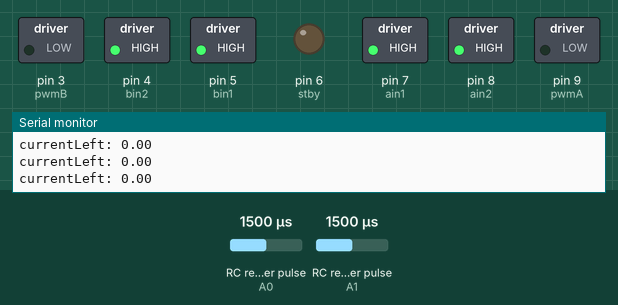
This sketch was run on a simulated Arduino Nano, built with avr-gcc and run on an emulated ATmega328P. On the bench: switched loads named in the sketch (green lamp = pin HIGH), output pins drawn as LEDs (lit = HIGH), the last lines printed to the serial monitor. Wiring (inferred from the names in the program): 2 × RC receiver channel: data A0 / data A1. The inputs (shaded band) are chosen by the test bench; at power-on: RC receiver pulse (sensors on A1, A0) 1500 µs.

Above: at 1.2 s.
1.3 s: RC receiver pulse (sensor on A1) set to 1464 µs
2.8 s: RC receiver pulse (sensor on A1) set to 1439 µs
At 4.0 s:
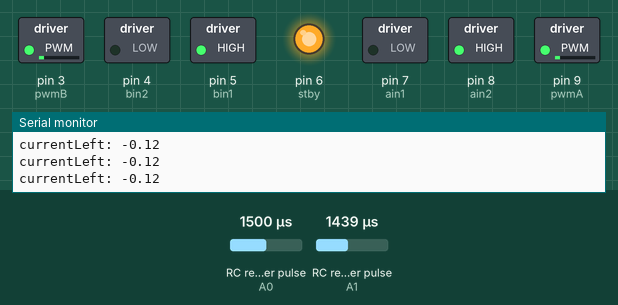
4.3 s: RC receiver pulse (sensor on A0) set to 1750 µs
At 4.9 s:
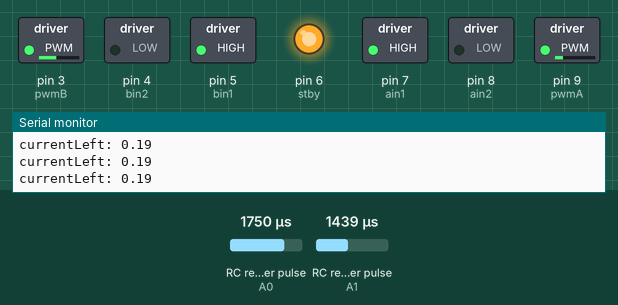
5.8 s: RC receiver pulse (sensor on A0) set to 1020 µs
At 7.1 s:
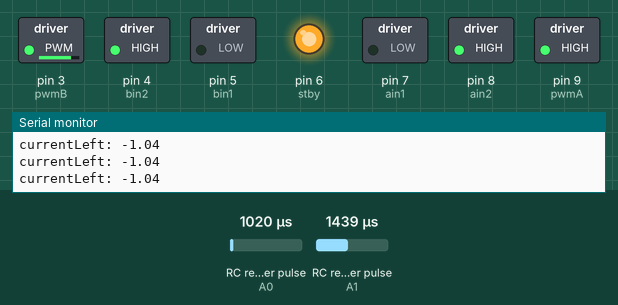
7.4 s: RC receiver pulse (sensor on A0) set to 1980 µs
At 7.9 s:
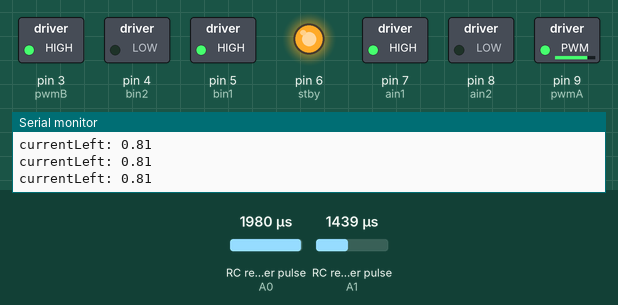
9.1 s: RC receiver pulse (sensor on A1) set to 1020 µs
At 9.6 s:
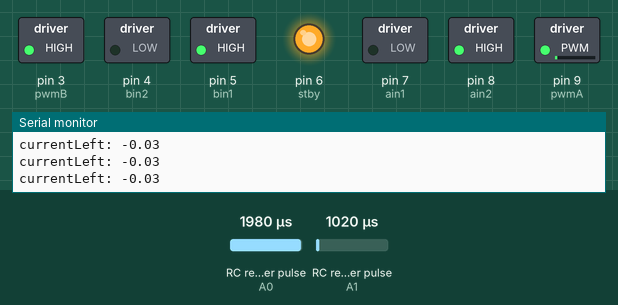
Timing chart, 0 to 11.7 s (numbered marks = the images above; inputs shaded):
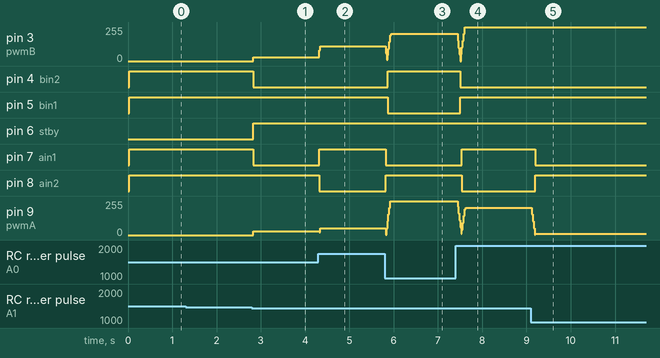

Measured:
- the behaviour switches between 1449 and 1448 µs on RC receiver pulse (sensor on A1) (found by bisection; images 0 and 1)
- after the input at 2.8 s, pin 3 (pwmB), pin 9 (pwmA): 0/255 → 30/255 at once; pin 4 (bin2), pin 7 (ain1): HIGH → LOW at once; pin 6 (stby): LOW → HIGH at once
- after the input at 4.3 s, pin 3 (pwmB): 30/255 → 110/255 at once; pin 7 (ain1): LOW → HIGH at once; pin 8 (ain2): HIGH → LOW at once; pin 9 (pwmA): 30/255 → 49/255 at once
- after the input at 5.8 s, pin 3 (pwmB): 110/255 → 203/255 at once; pin 4 (bin2): LOW → HIGH after 0.06 s; pin 5 (bin1): HIGH → LOW after 0.06 s; pin 7 (ain1): HIGH → LOW at once; pin 8 (ain2): LOW → HIGH at once
- after the input at 7.4 s, pin 4 (bin2): HIGH → LOW after 0.10 s; pin 5 (bin1): LOW → HIGH after 0.10 s; pin 7 (ain1): LOW → HIGH after 0.14 s; pin 8 (ain2): HIGH → LOW after 0.14 s
- after the input at 9.1 s, pin 7 (ain1): HIGH → LOW after 0.10 s; pin 8 (ain2): LOW → HIGH after 0.10 s; pin 9 (pwmA): 205/255 → 8/255 at once

The sketch:

box_bot.ino
```cpp
/*
 * box_bot.ino
 * Joshua Brown 2016
 * for Box Bots at Ace Monster Toys:
 * https://www.acemonstertoys.org/box-bots/
 */

#include "box_bot_defs.h"
#include "box_bot.h"

void setup() {
  boxBotInit();
}

void loop() {
  float normalized_forward = 0.0;
  float normalized_rotation = 0.0;
  float normalized_velocity_right = 0.0;
  float normalized_velocity_left = 0.0;

  // the default timeout for pulseIn is 1 second, a long time to wait for each loop
  // when a wire breaks.  So I put in 40 ms as the third argument.
  int ch1_pulse = pulseIn( ch1, HIGH, 40000 );
  int ch2_pulse = pulseIn( ch2, HIGH, 40000 );
  if( ch1_pulse == 0 || ch1_pulse > 2500 ){ ch1_pulse = 1500; }
  if( ch2_pulse == 0 || ch2_pulse > 2500 ){ ch2_pulse = 1500; }
  // if( ch3_pulse == 0 || ch3_pulse > 2500 ){ ch3_pulse = 1500; }


  // apply some 'exponential' to steering channel, 1.0 is full linear, 0.0 to 1.0 is
  // +expo and 1.0 to 1.5 is -expo.
  normalized_rotation = expo( normalizePulse( ch1_pulse, deadBand ), 0.5 );
  normalized_forward = normalizePulse( ch2_pulse, deadBand );

  // simple differential drive:
  normalized_velocity_right = ( normalized_rotation - normalized_forward );
  normalized_velocity_left = ( normalized_forward  + normalized_rotation );

  // turn off the H Bridge while doing nothing
  if ( normalized_velocity_right == 0 && normalized_velocity_left == 0 ) {
    standbyHBridge();
  }
  else {
    enableHBridge();
  }

  // the timing of the Rx servo pulses make a kind of schedule for updating the
  // the rates of the motor.  Otherwise the changes would be essentially instantaneous.
  if( abs( normalized_velocity_left - currentLeft ) > slewRate ){
      if( normalized_velocity_left > currentLeft ){ currentLeft += slewRate; }
      else if( normalized_velocity_left < currentLeft ){ currentLeft -= slewRate; }
  }
  else{
    currentLeft = normalized_velocity_left;
  }
  if( abs( normalized_velocity_right - currentRight ) > slewRate ){
    if( normalized_velocity_right > currentRight ){ currentRight += slewRate; }
    else if( normalized_velocity_right < currentRight ){ currentRight -= slewRate; }
  }
  else{
    currentRight = normalized_velocity_right;
  }


  // order the H Bridge to control the motors.
  //driveNormalized( 1, normalized_velocity_left );
  //driveNormalized( 2, normalized_velocity_right );

  driveNormalized( 1, currentLeft );
  driveNormalized( 2, currentRight );

  Serial.print("currentLeft: ");
  Serial.print( currentLeft );
  Serial.println("");

  // You might think to delay 20 mS here, because the the radio receiver gives updates
  // at 50 Hz.  However, the pulseIn code at beginning of loop will wait for a new servo
  // pulse or the 40 mS timeout.  The loop speed will be controlled by the servo pulses,
  // or lack thereof!
}
```

box_bot.h
```cpp
/*
  box_bot.h
  Joshua Brown 2016
  for:
  Box Bot at Ace Monster Toys
  https://www.acemonstertoys.org/box-bots/
*/
void boxBotInit(){
  // just for debugging I have the serial init here:
  Serial.begin(9600);

  // pins for the motor controller assigned by the custom circuit board
  // designed and built by Ray Alderman at Ace Monster Toys
  pinMode(pwmB, OUTPUT);
  pinMode(bin2, OUTPUT);
  pinMode(bin1, OUTPUT);
  pinMode(stby, OUTPUT);
  pinMode(ain1, OUTPUT);
  pinMode(ain2, OUTPUT);
  pinMode(pwmA, OUTPUT);

  // I chose arbitrarily where to plug the receiver sense pins
  // using on board pull ups in case of wire breakage will not give spurious pulses.
  pinMode(ch1, INPUT_PULLUP);
  pinMode(ch2, INPUT_PULLUP);
  pinMode(ch3, INPUT_PULLUP);

  // get initial weapon  state
  //  if( pulseIn( ch3, HIGH, 40000 ) > 1500 ){
  //    weaponPulseState = true;
  //  }

}

// standbyHBridge derived from truth table of the Toshiba TB6612 dual H-bridge
// datasheet
void standbyHBridge() {
  digitalWrite( stby, LOW );
}

// enableHBridge derived from truth table of the Toshiba TB6612 dual H-bridge
// datasheet
void enableHBridge() {
  digitalWrite( stby, HIGH );
}

// turn the pulse into a float value -1.0 to 1.0
float normalizePulse( int pulse, int deadBand ){
  float norm_pulse = 0.0;
  // Check to see if valid pulse ~800 to ~2200 uS.  If not, it should
  // be set to middle: 0.5
  if( pulse < 800 || pulse > 2200 ){
    norm_pulse = 0.5;
  }
  // turn positve integer into a range of values centered on 0:
  pulse -= 1500;
  //  Serial.print("pulse before conditioning is ");
  //  Serial.println( pulse );
  if( pulse > deadBand || pulse < -deadBand ){
     norm_pulse = pulse / 500.0;
  }
  else{
      norm_pulse = 0.0;
  }
  return constrain( norm_pulse, -1.0, 1.0 );
}

float expo( float input, float factor ){
  // factor of 1.0 is full linear, 0.0 to 1.0 is less sensitive in center.
  // 1.0 to 1.5 is the opposite, where the sensitivity is greater at center and less and endpoints.
  // factors outside of 0 to 1.5 lead to undershooting or overshooting the output, which should
  // range from -1.0 to 1.0.
  // thanks to user "rcgdlr" at https://www.physicsforums.com/threads/equation-required-to-calculate-exponential-rate.524002/
  // for this equation.
  return( ( ( 1 - factor ) * input * input * input )  + ( factor * input ) );
}

// Toshiba TB6612 Dual H-Bridge Driver
// Function takes in a value -1.0 to 1.0 for velocity and motor number.
// Since this code is using 8 bit analog write
void driveNormalized( int motor, float velocity ) {
  if ( motor == 1 ) {
    // going backwards
    if ( velocity < 0.0 ) {
      analogWrite( pwmA, ( int )constrain( -velocity * 255, 0, 255 ) );
      digitalWrite( ain1, LOW );
      digitalWrite( ain2, HIGH );
    }
    // going forwards
    else if ( velocity > 0.0 ) {
      analogWrite( pwmA, ( int )constrain( velocity * 255, 0, 255 ) );
      digitalWrite( ain1, HIGH );
      digitalWrite( ain2, LOW );
    }
    // going nowhere
    else {
      // brakes on!
      digitalWrite( ain1, HIGH );
      digitalWrite( ain2, HIGH );
    }
  }
  else if ( motor == 2) {
    if ( velocity < 0.0 ) {
      analogWrite( pwmB, ( int )constrain( -velocity * 255, 0, 255 ) );
      digitalWrite( bin1, LOW );
      digitalWrite( bin2, HIGH );
    }
    else if ( velocity > 0.0 ) {
      analogWrite( pwmB, ( int )constrain( velocity * 255, 0, 255 ) );
      digitalWrite( bin1, HIGH );
      digitalWrite( bin2, LOW );
    }
    else {
      digitalWrite( bin1, HIGH );
      digitalWrite( bin2, HIGH );
    }
  }
  else {
    // error message
    //Serial.println("unexpected motor");
  }
}
```

box_bot_defs.h
```cpp
/*
  box_bot_defs.h
  Joshua Brown 2016
  for:
  Box Bot at Ace Monster Toys
  https://www.acemonstertoys.org/box-bots/

  The bot controller is Arduino Nano clone, that uses the CH430 serial adapter, so you
  have to figure out how to get that to work with your programming environment.  I used
  http://kig.re/2014/12/31/how-to-use-arduino-nano-mini-pro-with-CH340G-on-mac-osx-yosemite.html
  For original Arduino, it installs automatically with the Arduino IDE:
  https://www.arduino.cc/en/Main/ArduinoBoardNano

  The motor driver of the box bot is:
  http://toshiba.semicon-storage.com/ap-en/product/linear/motordriver/detail.TB6612FNG.html
  and is connected like so:
  D3 pwmB
  D4 bin2
  D5 bin1
  D6 stby
  D7 ain1
  D8 ain2
  D9 pwmA

  The Rx sense pins are connected arbitrarily to:
  A0 ch1 blue wire
  A1 ch2 brown wire
  A2 ch3 yellow wire
*/

#define pwmB 3
#define bin2 4
#define bin1 5
#define stby 6
#define ain1 7
#define ain2 8
#define pwmA 9

#define ch1 A0
#define ch2 A1
#define ch3 A2

int deadBand = 50;
int velocity_right = 0;
int velocity_left = 0;
int forward;
int rotation;
//int weapon;
//bool weaponPulseState = false;
//bool oldWeaponPulseState = false;

// these variables hold the current state of motor control
float currentLeft = 0.0;
float currentRight = 0.0;
// slewRate is the allowed acceleration, idea being to reduce the amount of
// impulse (hammering) upon the plastic gearmotors that I do while driving!
// at a slew of 0.1, it will take 10 cycles of the main loop to go from 0 to full
float slewRate = 0.2;
```
